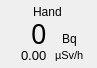
        <widget class="QFrame" name="cps_frame_m10">
         <property name="geometry">
          <rect>
           <x>56</x>
           <y>259</y>
           <width>97</width>
           <height>68</height>
          </rect>
         </property>
         <property name="toolTip">
          <string>&lt;html&gt;&lt;head/&gt;&lt;body&gt;&lt;p&gt;Module 10&lt;/p&gt;&lt;/body&gt;&lt;/html&gt;</string>
         </property>
         <property name="frameShape">
          <enum>QFrame::NoFrame</enum>
         </property>
         <property name="frameShadow">
          <enum>QFrame::Plain</enum>
         </property>
         <widget class="QWidget" name="layoutWidget_4">
          <property name="geometry">
           <rect>
            <x>4</x>
            <y>3</y>
            <width>87</width>
            <height>59</height>
           </rect>
          </property>
          <layout class="QVBoxLayout" name="verticalLayout_8">
           <property name="spacing">
            <number>0</number>
           </property>
           <item alignment="Qt::AlignHCenter">
            <widget class="QLabel" name="bodypart_m10">
             <property name="text">
              <string>Hand</string>
             </property>
            </widget>
           </item>
           <item>
            <layout class="QGridLayout" name="gridLayout_6">
             <property name="leftMargin">
              <number>0</number>
             </property>
             <property name="rightMargin">
              <number>0</number>
             </property>
             <property name="bottomMargin">
              <number>0</number>
             </property>
             <property name="spacing">
              <number>2</number>
             </property>
             <item row="1" column="1" alignment="Qt::AlignHCenter">
              <widget class="QLabel" name="uSv_label_m10">
               <property name="font">
                <font>
                 <pointsize>8</pointsize>
                </font>
               </property>
               <property name="text">
                <string>µSv/h</string>
               </property>
              </widget>
             </item>
             <item row="0" column="1" alignment="Qt::AlignHCenter|Qt::AlignBottom">
              <widget class="QLabel" name="cps_label_m10">
               <property name="text">
                <string>Bq</string>
               </property>
              </widget>
             </item>
             <item row="0" column="0" alignment="Qt::AlignRight">
              <widget class="QLabel" name="CPS_m10">
               <property name="minimumSize">
                <size>
                 <width>0</width>
                 <height>26</height>
                </size>
               </property>
               <property name="maximumSize">
                <size>
                 <width>16777215</width>
                 <height>26</height>
                </size>
               </property>
               <property name="font">
                <font>
                 <family>Arial Black</family>
                 <pointsize>20</pointsize>
                 <weight>50</weight>
                 <bold>false</bold>
                </font>
               </property>
               <property name="text">
                <string>0</string>
               </property>
              </widget>
             </item>
             <item row="1" column="0" alignment="Qt::AlignRight">
              <widget class="QLabel" name="uSv_m10">
               <property name="minimumSize">
                <size>
                 <width>0</width>
                 <height>14</height>
                </size>
               </property>
               <property name="maximumSize">
                <size>
                 <width>16777215</width>
                 <height>14</height>
                </size>
               </property>
               <property name="font">
                <font>
                 <pointsize>10</pointsize>
                </font>
               </property>
               <property name="text">
                <string>0.00</string>
               </property>
              </widget>
             </item>
            </layout>
           </item>
          </layout>
         </widget>
         <widget class="QLabel" name="cps_bg_m10">
          <property name="geometry">
           <rect>
            <x>2</x>
            <y>2</y>
            <width>91</width>
            <height>62</height>
           </rect>
          </property>
          <property name="frameShadow">
           <enum>QFrame::Sunken</enum>
          </property>
          <property name="text">
           <string/>
          </property>
          <property name="pixmap">
           <pixmap resource="RadMaster 3000+ v0.1/resources.qrc">:/bg/resources/bg/cps_frame.png</pixmap>
          </property>
          <property name="scaledContents">
           <bool>true</bool>
          </property>
         </widget>
         <zorder>cps_bg_m10</zorder>
         <zorder>layoutWidget_4</zorder>
        </widget>
